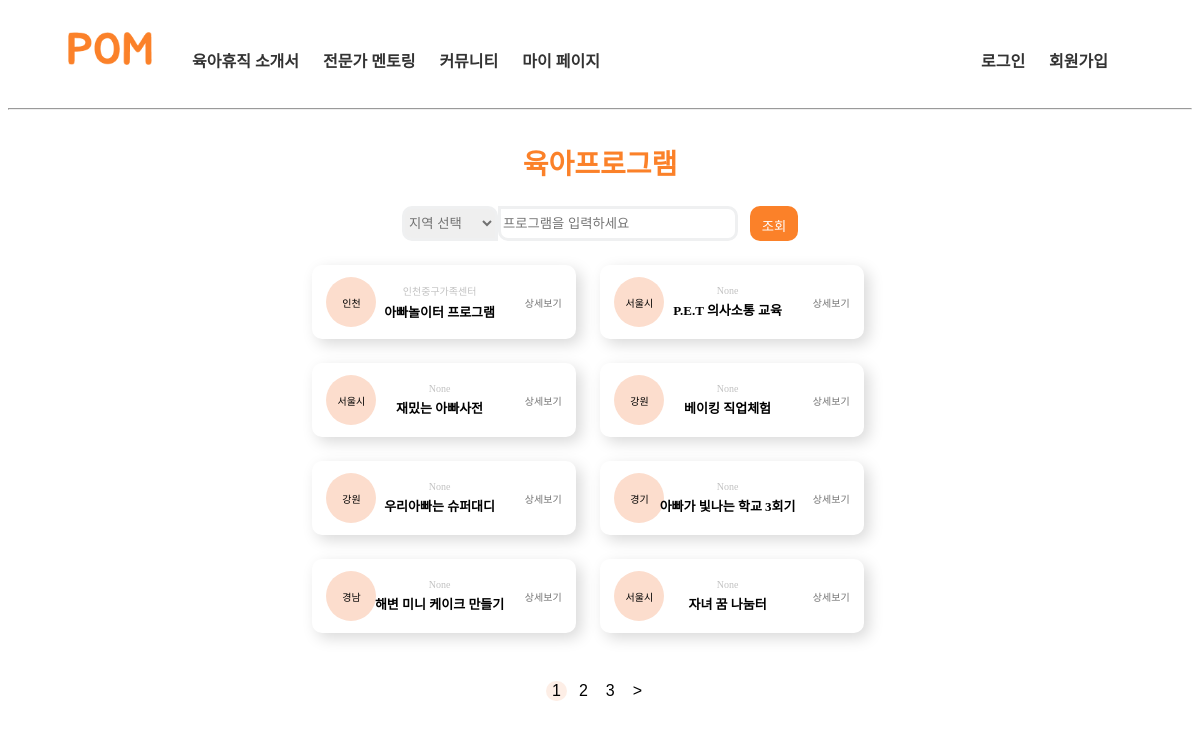
Page /program/list/ on the committed database.
### program/models.py (models this page shows, shortened)
class Program(models.Model):
    title = models.CharField(max_length=200)
    center_info = models.CharField(max_length=200, blank=True, null=True)
    event_period = models.CharField(max_length=200, blank=True, null=True)
    registration_period = models.CharField(max_length=200, blank=True, null=True)
    participants = models.CharField(max_length=200, blank=True, null=True)
    event_content = models.TextField(blank=True, null=True)
    session_info = models.CharField(max_length=200, blank=True, null=True)
    location = models.CharField(max_length=200, blank=True, null=True)
    region = models.CharField(max_length=100)
    image = models.ImageField(upload_to='program_images/', blank=True, null=True)
    application_url = models.URLField(max_length=200, blank=True, null=True)  # 신청 URL 필드 추가

### program/views.py (the view)
# urls.py: path('list/', program_list, name='program_list'),
def program_list(request):
    query = request.GET.get('q', '')
    region = request.GET.get('region', '')
    programs = Program.objects.annotate(scrap_count=Count('scraps'))
    if query:
        programs = programs.filter(title__icontains=query)
    if region:
        programs = programs.filter(region=region)
    return render(request, 'program/program_list.html', {'programs': programs, 'query': query, 'region': region})

### program/templates/program/program_list.html (shortened to what this page needs)
{% load static %}
<!DOCTYPE html>
<html lang="en">
<head>
    <link rel="stylesheet" href="{% static 'css/program.css' %}"></link>
</head>
<body>
    {% include 'program/header.html' %}
    <section>
    <div class="section">
        <div class="sec_header">육아프로그램</div>
        <div class="search">
        <form method="GET" action="{% url 'program:program_list' %}">
            <div class="searchDiv">
            <div class="listDiv">
                <select id="list" name="region">
                    <option value="">지역 선택</option>
                </select>
            </div>
            <div class="inputDiv">
                <input type="text" id="program" placeholder="프로그램을 입력하세요" name="q" value="{{ query }}">
            </div>
            <div class="submitBtn">
                <button type="submit" id="submit">조회</button>
            </div>
            </div>
        </form>
        </div>
        <div id="programs">
        <div class="program_list">
            {% for program in programs %}
            <div class="program_detail">
                <div class="program_detail_location">
                <div class="program_detail_circle"><div class="program_detail_text">{{ program.region }}</div></div>
                </div>
                <div class="program_detail_content">
                <p>{{ program.center_info }}</p>
                <p>{{ program.title }}</p>
                </div>
                <div class="program_detail_look">
                <p><a href="{% url 'program:program_detail' program.id %}">상세보기</a></p>
                </div>
            </div>
            {% endfor %}
        </div>
        </div>
            <div class="page">
                <button type="button" id="one">1</button>
                <button type="button" id="two">2</button>
                <button type="button" id="three">3</button>
                <button type="button" id="next">></button>
            </div>
    </div>
    </section>
</body>
</html>

### accounts/static/css/program.css (style rules this page uses)
* { box-sizing: border-box; }
.section { display: flex; flex-direction: column; align-items: center; }
.sec_header { margin-top: 2vw; font-weight: bold; font-size: 28px; color: #fb8129; }
.searchDiv { display: flex; flex-direction: row; align-items: center; margin-top: 2vw; }
#list { border: 3px solid #eff0f1; border-radius: 10px 10px 0 10px; color: rgb(113, 113, 113); width: 8vw; height: 35px; }
#program { border: 3px solid #eff0f1; border-radius: 0 10px 10px 10px; width: 20vw; height: 35px; color: rgb(113, 113, 113); margin-right: 1vw; outline: none; }
#submit { border: none; background: #fb8129; border-radius: 10px; padding: 10px; width: 4vw; height: 35px; color: white; }
.program_list { margin-top: 2vw; display: grid; grid-template-columns: repeat(2, 1fr); }
.program_detail { display: flex; flex-direction: row; justify-content: space-between; align-items: center; padding: 1vw 0.2vw; box-shadow: 5px 5px 15px #d9d9d9; border-radius: 10px; width: 22vw; margin-right: 2vw; margin-bottom: 2vw; }
.program_detail_location { width: 40px; }
.program_detail_circle { display: flex; flex-direction: column; justify-content: center; align-items: center; width: 50px; height: 50px; font-size: 10px; background-color: #fcddcd; border-radius: 50%; margin-left: 1vw; }
.program_detail_content { display: flex; flex-direction: column; align-items: center; }
.program_detail_content p { margin: 0; }
.program_detail_content p:first-child { font-size: 10px; margin-bottom: 0.4vw; color: #c2c2c2; }
.program_detail_content p:nth-child(2) { font-size: 13px; font-weight: bold; }
.program_detail_look { font-size: 10px; margin-right: 1vw; }
.program_detail_look a { text-decoration: none; color: #747474; }
.page { margin-top: 2vw; display: flex; flex-direction: row; }
.page button { border: none; padding: none; background: none; font-size: 16px; margin-right: 0.5vw; }
.page button { border: none; padding: none; background: none; font-size: 16px; margin-right: 0.5vw; background-color: none; border-radius: 25px; }
#one { background-color: rgb(252, 221, 205, 0.5); }

### rows in the picture
Program: region "인천", center_info "인천중구가족센터", title "아빠놀이터 프로그램"
Program: region "서울시", center_info "None", title "P.E.T 의사소통 교육"
Program: region "서울시", center_info "None", title "재밌는 아빠사전"
Program: region "강원", center_info "None", title "베이킹 직업체험"
Program: region "강원", center_info "None", title "우리아빠는 슈퍼대디"
Program: region "경기", center_info "None", title "아빠가 빛나는 학교 3회기"
Program: region "경남", center_info "None", title "해변 미니 케이크 만들기"
Program: region "서울시", center_info "None", title "자녀 꿈 나눔터"
